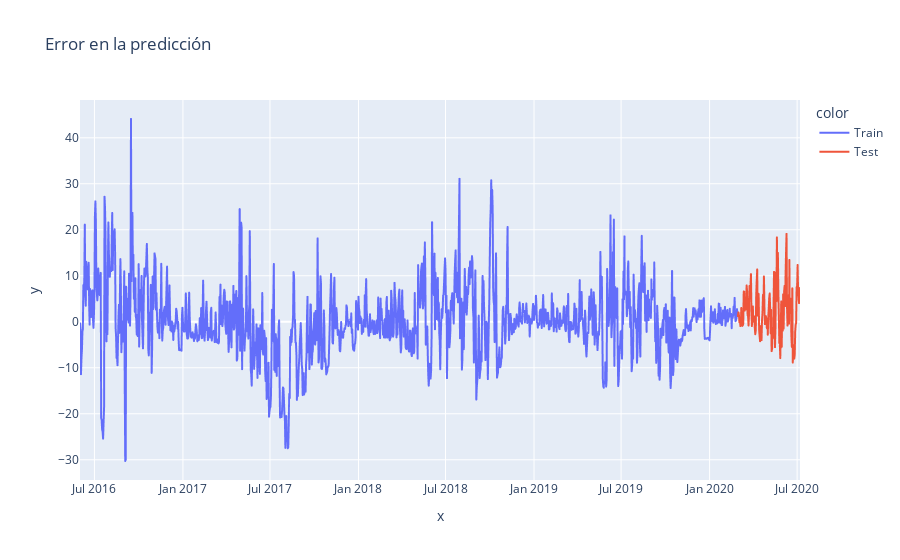

Notebook code cell kept with this figure:
### Markdown cell above
6. Vuelva a graficar el error y comente los resultados.

### Code cell
# calculamos errores de train y test
error_train = y_train - train_pred
error_test = y_test - test_pred
error = pd.concat([error_train, error_test])

# graficamos errores
fig = px.line(x = df.date, y=error, title='Error en la predicción', color = df.set)
fig.show()

### Figure 1 — Plotly figure (JSON) as saved in the notebook; plotly's stock layout.template omitted (floating-point values rounded to 4 significant figures; data arrays with more than 128 entries replaced by an {"elided": "..."} marker saying what was removed)
{"data": [{"hovertemplate": "color=Train<br>x=%{x}<br>y=%{y}<extra></extra>", "legendgroup": "Train", "line": {"color": "#636efa", "dash": "solid"}, "marker": {"symbol": "circle"}, "mode": "lines", "name": "Train", "showlegend": true, "type": "scattergl", "x": {"elided": "1368 str values"}, "xaxis": "x", "y": {"elided": "1368 float values"}, "yaxis": "y"}, {"hovertemplate": "color=Test<br>x=%{x}<br>y=%{y}<extra></extra>", "legendgroup": "Test", "line": {"color": "#EF553B", "dash": "solid"}, "marker": {"symbol": "circle"}, "mode": "lines", "name": "Test", "showlegend": true, "type": "scattergl", "x": {"elided": "130 str values"}, "xaxis": "x", "y": {"elided": "130 float values"}, "yaxis": "y"}], "layout": {"legend": {"title": {"text": "color"}, "tracegroupgap": 0}, "title": {"text": "Error en la predicción"}, "xaxis": {"anchor": "y", "domain": [0, 1], "title": {"text": "x"}}, "yaxis": {"anchor": "x", "domain": [0, 1], "title": {"text": "y"}}}}
